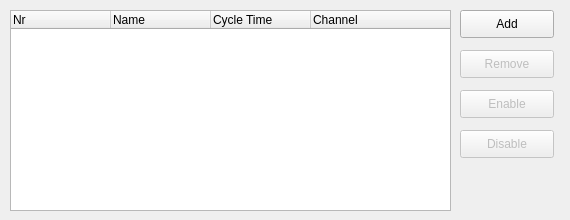
<?xml version="1.0" encoding="UTF-8"?>
<ui version="4.0">
 <class>TxGeneratorWindow</class>
 <widget class="QWidget" name="TxGeneratorWindow">
  <property name="geometry">
   <rect>
    <x>0</x>
    <y>0</y>
    <width>570</width>
    <height>220</height>
   </rect>
  </property>
  <property name="minimumSize">
   <size>
    <width>400</width>
    <height>120</height>
   </size>
  </property>
  <property name="windowTitle">
   <string>Generator</string>
  </property>
  <widget class="QTreeWidget" name="treeWidget">
   <property name="geometry">
    <rect>
     <x>10</x>
     <y>10</y>
     <width>441</width>
     <height>201</height>
    </rect>
   </property>
   <property name="editTriggers">
    <set>QAbstractItemView::NoEditTriggers</set>
   </property>
   <property name="alternatingRowColors">
    <bool>false</bool>
   </property>
   <property name="columnCount">
    <number>4</number>
   </property>
   <column>
    <property name="text">
     <string>Nr</string>
    </property>
   </column>
   <column>
    <property name="text">
     <string>Name</string>
    </property>
   </column>
   <column>
    <property name="text">
     <string>Cycle Time</string>
    </property>
   </column>
   <column>
    <property name="text">
     <string>Channel</string>
    </property>
   </column>
  </widget>
  <widget class="QPushButton" name="btnAdd">
   <property name="geometry">
    <rect>
     <x>460</x>
     <y>10</y>
     <width>94</width>
     <height>28</height>
    </rect>
   </property>
   <property name="text">
    <string>Add</string>
   </property>
  </widget>
  <widget class="QPushButton" name="btnRemove">
   <property name="enabled">
    <bool>false</bool>
   </property>
   <property name="geometry">
    <rect>
     <x>460</x>
     <y>50</y>
     <width>94</width>
     <height>28</height>
    </rect>
   </property>
   <property name="text">
    <string>Remove</string>
   </property>
  </widget>
  <widget class="QPushButton" name="btnEnable">
   <property name="enabled">
    <bool>false</bool>
   </property>
   <property name="geometry">
    <rect>
     <x>460</x>
     <y>90</y>
     <width>94</width>
     <height>28</height>
    </rect>
   </property>
   <property name="text">
    <string>Enable</string>
   </property>
  </widget>
  <widget class="QPushButton" name="btnDisable">
   <property name="enabled">
    <bool>false</bool>
   </property>
   <property name="geometry">
    <rect>
     <x>460</x>
     <y>130</y>
     <width>94</width>
     <height>28</height>
    </rect>
   </property>
   <property name="text">
    <string>Disable</string>
   </property>
  </widget>
 </widget>
 <resources/>
 <connections/>
</ui>
